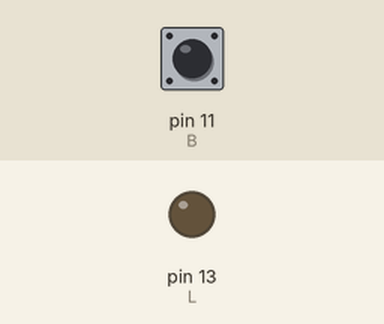
Recording of a sketch running on a simulated Arduino Uno, built with avr-gcc and run on an emulated ATmega328P. Shown: output pins drawn as LEDs (lit = HIGH). Inputs (shaded band) come from the test bench; at power-on: pin 11 (B) HIGH.

Above: at 1.2 s.
1.3 s: pin 11 (B) pulled LOW for 0.15 s
At 2.0 s:
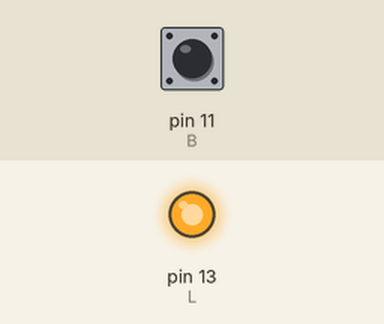
2.9 s: pin 11 (B) pulled LOW for 1 s
At 4.5 s:
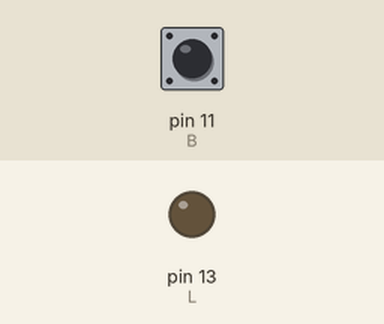
5.4 s: pin 11 (B) pulled LOW for 3.2 s
At 9.3 s:
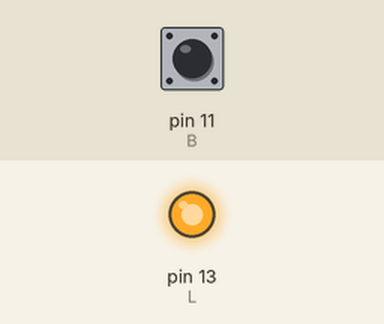
Timing chart, 0 to 10.8 s (numbered marks = the images above; inputs shaded):
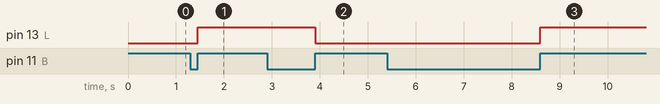

Measured:
- after the input at 1.3 s, pin 13 (L): LOW → HIGH after 0.15 s
- after the input at 2.9 s, pin 13 (L): HIGH → LOW after 1.0 s
- after the input at 5.4 s, pin 13 (L): LOW → HIGH after 3.2 s

The sketch:

sketch_apr9a.ino
```cpp
const int B = 11, L = 13;

unsigned long m, mm = 0;
bool l = LOW, b, bb = LOW;

void setup() {
  pinMode(L, OUTPUT);
  pinMode(B, INPUT_PULLUP);
}

void loop() {
  if ((b = digitalRead(B)) != bb
  && (bb = b, (m = millis()) - mm > 25)
  && (mm = m, b)) digitalWrite(L, l = !l);
}
```
